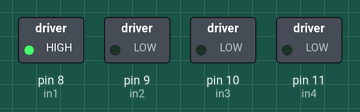
Simulated run of this sketch. Board: Arduino Uno, built with avr-gcc and run on an emulated ATmega328P. Shown: switched loads named in the sketch (green lamp = pin HIGH).

Above: at 0.5 s.
At 2.5 s:
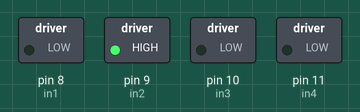
At 3.5 s:
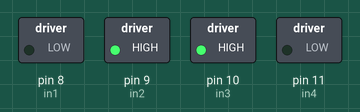
At 4.5 s:
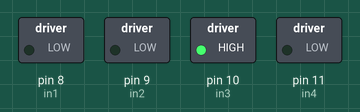
At 6.5 s:
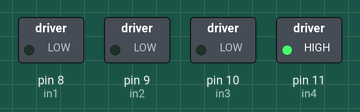
At 9.5 s:
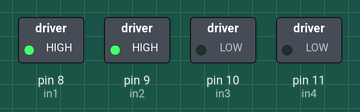
Timing chart, 0 to 10.4 s (numbered marks = the images above):
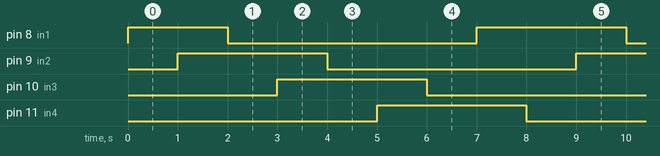

The sketch:

test2.ino
```cpp
// Krokový motor a driver

// čísla pinů pro digitální výstupy
const int in1 =  8;
const int in2 =  9;
const int in3 = 10;
const int in4 = 11;

// proměnná pro nastavení rychlosti,
// se zvětšujícím se číslem se rychlost zmenšuje
int rychlost = 1000;
//
int uhel = 360;

void setup() {
  // inicializace digitálních výstupů
  pinMode(in1, OUTPUT);
  pinMode(in2, OUTPUT);
  pinMode(in3, OUTPUT);
  pinMode(in4, OUTPUT);
}

void loop() {
  // plná rotace o 360 stupňů = 512 volání
  // funkce rotacePoSmeru() či rotaceProtiSmeru()
  for(int i=0;i<(uhel*64/45);i++){
    rotacePoSmeru();
  }

}
// zde následují funkce pro volání jednotlivých
// kroků pro otočení po či proti směru hodinových
// ručiček
void rotacePoSmeru() {
  krok1();
  krok2();
  krok3();
  krok4();
  krok5();
  krok6();
  krok7();
  krok8();
}
void rotaceProtiSmeru() {
  krok8();
  krok7();
  krok6();
  krok5();
  krok4();
  krok3();
  krok2();
  krok1();
}
// každý krok obsahuje výrobcem dané pořadí
// pro správné spínání motoru a následnou
// pauzu, kterou určujeme rychlost otáčení
void krok1(){
  digitalWrite(in1, HIGH);
  digitalWrite(in2, LOW);
  digitalWrite(in3, LOW);
  digitalWrite(in4, LOW);
  delay(rychlost);
}
void krok2(){
  digitalWrite(in1, HIGH);
  digitalWrite(in2, HIGH);
  digitalWrite(in3, LOW);
  digitalWrite(in4, LOW);
  delay(rychlost);
}
void krok3(){
  digitalWrite(in1, LOW);
  digitalWrite(in2, HIGH);
  digitalWrite(in3, LOW);
  digitalWrite(in4, LOW);
  delay(rychlost);
}
void krok4(){
  digitalWrite(in1, LOW);
  digitalWrite(in2, HIGH);
  digitalWrite(in3, HIGH);
  digitalWrite(in4, LOW);
  delay(rychlost);
}
void krok5(){
  digitalWrite(in1, LOW);
  digitalWrite(in2, LOW);
  digitalWrite(in3, HIGH);
  digitalWrite(in4, LOW);
  delay(rychlost);
}
void krok6(){
  digitalWrite(in1, LOW);
  digitalWrite(in2, LOW);
  digitalWrite(in3, HIGH);
  digitalWrite(in4, HIGH);
  delay(rychlost);
}
void krok7(){
  digitalWrite(in1, LOW);
  digitalWrite(in2, LOW);
  digitalWrite(in3, LOW);
  digitalWrite(in4, HIGH);
  delay(rychlost);
}
void krok8(){
  digitalWrite(in1, HIGH);
  digitalWrite(in2, LOW);
  digitalWrite(in3, LOW);
  digitalWrite(in4, HIGH);
  delay(rychlost);
}
```

Measured:
- by itself, pin 8 (in1): repeats every 8.0 s: LOW 5.0 s, HIGH 3.0 s
- by itself, pin 9 (in2), pin 10 (in3), pin 11 (in4): alternates HIGH for 3.0 s and LOW for 5.0 s
- by itself, everything shown: repeats every 8.0 s, in 8 steps
